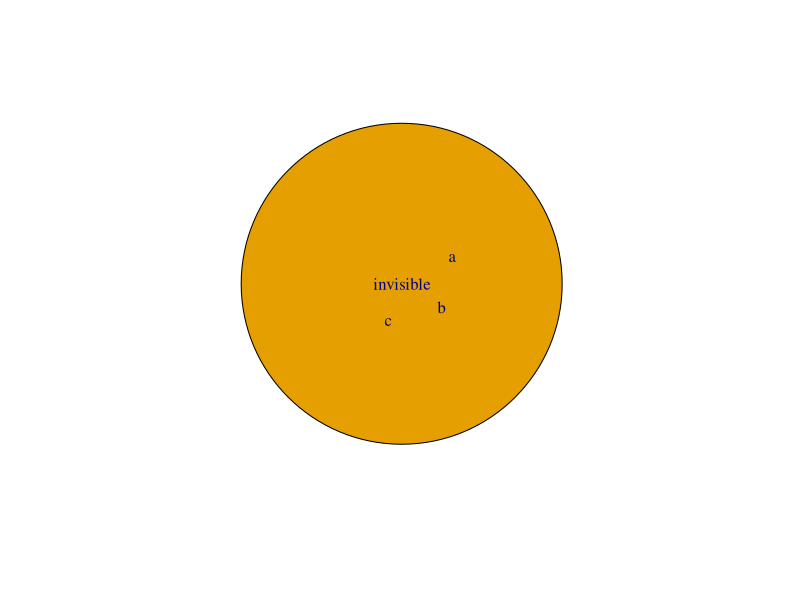

The R script that drew this image:
# el <- matrix( c("foo", "bar", "bar", "foobar"), nc = 2, byrow = TRUE)
# net1=graph_from_edgelist(el)
# plot(net1)
# 
# nodes <- read.csv("Dataset1-Media-Example-NODES.csv", header=T, as.is=T)
# links <- read.csv("Dataset1-Media-Example-EDGES.csv", header=T, as.is=T)
# net2 <-graph_from_data_frame(d=links,vertices = nodes,directed = TRUE )
#   
# plot(net2)
# 
# vertices=V(net2)

library('igraph')
n3=data.frame(id=1:4,n=c(rep(1,3),20),label=c("a","b","c","invisible"),shapes=rep('circle',4))
e3=data.frame(from=c(1:3,1:3),to=c(rep(4,3),2:4))
net<-graph_from_data_frame(d = e3, vertices = n3,directed = TRUE)
V(net)$size <- V(net)$n*50
plot(net,vertex.shape='circle',vertex.size=V(net)$size,alpha=0.1)

